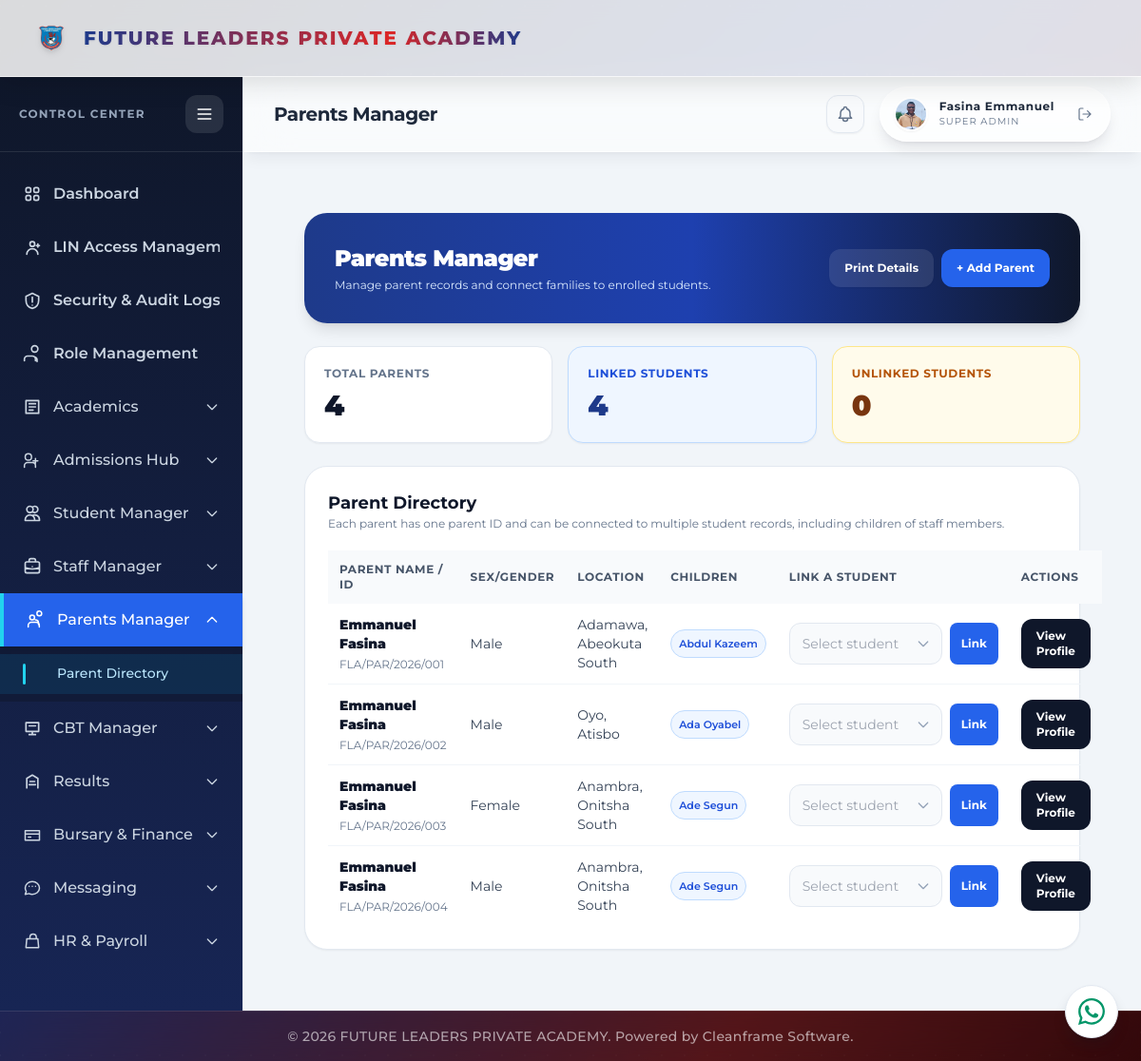
Screenshot of /parents/ (signed in) with the database file from the repository.
### portal/models.py (models this page shows, shortened)
class Parent(models.Model):
    SEX_CHOICES = [('Male', 'Male'), ('Female', 'Female')]
    MARITAL_STATUS_CHOICES = [
        ('Single', 'Single'),
        ('Married', 'Married'),
        ('Separated', 'Separated'),
        ('Divorced', 'Divorced'),
        ('Widowed', 'Widowed'),
    ]
    parent_id = models.CharField(max_length=100, unique=True, blank=True)
    name = models.CharField(max_length=120, blank=True)
    first_name = models.CharField(max_length=50, blank=True)
    last_name = models.CharField(max_length=50, blank=True)
    middle_name = models.CharField(max_length=50, blank=True)
    phone_number = models.CharField(max_length=100, unique=True)
    sex = models.CharField(max_length=100, choices=SEX_CHOICES)
    email = models.EmailField(blank=True, null=True)
    religion = models.CharField(max_length=100, blank=True, null=True)
    occupation = models.CharField(max_length=100, blank=True, null=True)
    marital_status = models.CharField(max_length=100, choices=MARITAL_STATUS_CHOICES)
    address = models.TextField()
    state = models.CharField(max_length=50)
    lga = models.CharField(max_length=80)
    status = models.CharField(max_length=100, choices=[('Active', 'Active'), ('Inactive', 'Inactive')], default='Inactive')
    user = models.OneToOneField(settings.AUTH_USER_MODEL, on_delete=models.SET_NULL, null=True, blank=True, related_name='parent_record')
    class Meta:
        ordering = ['name']
    def __str__(self):
        return ' '.join(part for part in [self.first_name, self.middle_name, self.last_name] if part).strip() or self.name
    @property
    def display_name(self):
        return str(self)

class Student(models.Model):
    SEX_CHOICES = [
        ('Male', 'Male'),
        ('Female', 'Female'),
    ]
    PROGRAM_CHOICES = [
        ('Kindergarten (KG)', 'Kindergarten (KG)'),
        ('Nursery (NUR)', 'Nursery (NUR)'),
        ('Primary (PRY)', 'Primary (PRY)'),
    ]
    RELIGION_CHOICES = [
        ('Christianity', 'Christianity'),
        ('Islam', 'Islam'),
        ('Other', 'Other'),
    ]
    STATUS_CHOICES = [
        ('Active', 'Active'),
        ('Student', 'Student'),
        ('Transferred', 'Transferred'),
        ('Expelled', 'Expelled'),
        ('Graduated', 'Graduated'),
    ]
    student_id = models.CharField(max_length=100, unique=True, blank=True)
    lin = models.CharField(max_length=50, unique=True, blank=True, null=True)
    is_lin_visible = models.BooleanField(default=False)
    first_name = models.CharField(max_length=50)
    last_name = models.CharField(max_length=50, verbose_name='Surname')
    other_name = models.CharField(max_length=50, blank=True, null=True)
    sex = models.CharField(max_length=100, choices=SEX_CHOICES)
    date_of_birth = models.DateField()
    state_of_origin = models.CharField(max_length=50)
    lga_of_origin = models.CharField(max_length=50)
    program = models.CharField(max_length=50, choices=PROGRAM_CHOICES)
    current_class = models.ForeignKey('ClassRoom', on_delete=models.SET_NULL, null=True, blank=True, related_name='students')
    passport = models.ImageField(upload_to='student_passports/', max_length=255, blank=True, null=True)
    physically_challenged = models.BooleanField(default=False)
    phone_number = models.CharField(max_length=100, blank=True, null=True)
    religion = models.CharField(max_length=100, choices=RELIGION_CHOICES, blank=True, null=True)
    email = models.EmailField(blank=True, null=True)
    status = models.CharField(max_length=100, choices=STATUS_CHOICES, default='Student')
    date_enrolled = models.DateField(auto_now_add=True)
    consecutive_absence_flag = models.BooleanField(default=False)
    teacher_comment = models.TextField(blank=True, default='')
    parent = models.ForeignKey('Parent', on_delete=models.SET_NULL, null=True, blank=True, related_name='children')
    user = models.OneToOneField(settings.AUTH_USER_MODEL, on_delete=models.SET_NULL, null=True, blank=True, related_name='student_record')

### portal/views.py (the view, shortened to what this page needs)
# urls.py: path('parents/', views.parents_view, name='parents'),
@login_required(login_url='login')
@registrar_required
def parents_view(request):
    parent_context = {
        'parents': Parent.objects.prefetch_related('children').all(),
        'students': Student.objects.filter(status='Student').select_related('parent').order_by('last_name', 'first_name'),
        'available_students': Student.objects.filter(status='Student', parent__isnull=True).order_by('last_name', 'first_name'),
        'linked_students': Student.objects.filter(status='Student', parent__isnull=False).count(),
        'unlinked_students': Student.objects.filter(status='Student', parent__isnull=True).count(),
        'marital_choices': Parent.MARITAL_STATUS_CHOICES,
        'sex_choices': Parent.SEX_CHOICES,
        'state_choices': ['Abia', 'Adamawa', 'Akwa Ibom', 'Anambra', 'Bauchi', 'Bayelsa', 'Benue', 'Borno', 'Cross River', 'Delta', 'Ebonyi', 'Edo', 'Ekiti', 'Enugu', 'FCT', 'Gombe', 'Imo', 'Jigawa', 'Kaduna', 'Kano', 'Katsina', 'Kebbi', 'Kogi', 'Kwara', 'Lagos', 'Nasarawa', 'Niger', 'Ogun', 'Ondo', 'Osun', 'Oyo', 'Plateau', 'Rivers', 'Sokoto', 'Taraba', 'Yobe', 'Zamfara'],
    }
    return render(request, 'portal/parents.html', parent_context)

### portal/context_processors.py (called while the page is built)
def _portal_name_parts(user):
    for relation_name in ('teacher_record', 'student_record', 'parent_record'):
        record = getattr(user, relation_name, None)
        if record:
            first_name = (getattr(record, 'first_name', '') or '').strip()
            last_name = (getattr(record, 'last_name', '') or '').strip()
            if first_name or last_name:
                return first_name, last_name
    return user.first_name.strip(), user.last_name.strip()

def _portal_picture_url(user):
    candidates = [
        getattr(getattr(user, 'account_profile', None), 'profile_picture', None),
        getattr(getattr(user, 'student_record', None), 'passport', None),
        getattr(getattr(user, 'teacher_record', None), 'passport', None),
    ]
    for picture in candidates:
        if picture:
            try:
                if picture.storage.exists(picture.name):
                    return picture.url
            except (OSError, ValueError):
                continue
    return ''

### portal/templates/portal/parents.html (shortened to what this page needs)
{% extends 'portal/base.html' %}
{% block page_title %}Parents Manager{% endblock %}
{% block content %}
<div class="animate-stage-1 min-h-full bg-slate-100 p-6 lg:p-8">
    <div class="animate-stage-2 mx-auto max-w-7xl space-y-6">
        <div class="flex flex-col justify-between gap-4 rounded-3xl bg-gradient-to-r from-blue-900 via-blue-800 to-slate-900 p-8 text-white shadow-lg sm:flex-row sm:items-center">
            <div><h1 class="text-2xl font-black tracking-tight">Parents Manager</h1><p class="mt-1 text-xs text-blue-100">Manage parent records and connect families to enrolled students.</p></div>
            <div class="parent-directory-actions flex gap-2"><button type="button" onclick="openPrintFilter()" class="inline-flex items-center gap-2 rounded-xl bg-white/10 px-4 py-3 text-xs font-bold text-white shadow-sm transition-transform duration-100 hover:bg-white/20 active:scale-95">Print Details</button><button type="button" onclick="openParentModal()" class="inline-flex items-center gap-2 rounded-xl bg-blue-600 px-4 py-3 text-xs font-bold text-white shadow-sm transition-transform duration-100 hover:bg-blue-500 active:scale-95">+ Add Parent</button></div>
        </div>
        <div class="grid grid-cols-1 gap-4 sm:grid-cols-3">
            <div class="rounded-2xl border border-slate-200 bg-white p-5 shadow-sm"><p class="text-xs font-bold uppercase tracking-wider text-slate-500">Total Parents</p><p class="mt-2 text-3xl font-black text-slate-900">{{ parents|length }}</p></div>
            <div class="rounded-2xl border border-blue-200 bg-blue-50 p-5 shadow-sm"><p class="text-xs font-bold uppercase tracking-wider text-blue-700">Linked Students</p><p class="mt-2 text-3xl font-black text-blue-900">{{ linked_students }}</p></div>
            <div class="rounded-2xl border border-amber-200 bg-amber-50 p-5 shadow-sm"><p class="text-xs font-bold uppercase tracking-wider text-amber-700">Unlinked Students</p><p class="mt-2 text-3xl font-black text-amber-900">{{ unlinked_students }}</p></div>
        </div>
        <div id="parent-directory-print" class="overflow-visible rounded-3xl border border-slate-200 bg-white p-6 shadow-sm">
            <div class="mb-5"><h2 class="text-lg font-bold text-slate-900">Parent Directory</h2><p class="text-xs text-slate-500">Each parent has one parent ID and can be connected to multiple student records, including children of staff members.</p></div>
            <div class="overflow-x-auto"><table class="w-full text-left text-sm"><thead><tr class="bg-slate-50 text-xs uppercase tracking-wider text-slate-600"><th class="p-3"></th><th class="p-3"></th><th class="p-3"></th><th class="p-3"></th><th class="p-3"></th><th class="p-3"></th></tr></thead><tbody class="divide-y divide-slate-100">{% for parent in parents %}<tr><td class="p-3 font-bold text-slate-900"><strong>{{ parent.first_name }} {{ parent.last_name }}</strong><span class="mt-1 block text-xs font-normal text-slate-500">{{ parent.parent_id }}</span></td><td class="p-3 text-slate-700">{{ parent.sex|default:'—' }}</td><td class="p-3 text-slate-700">{{ parent.state }}{% if parent.lga %}, {{ parent.lga }}{% endif %}</td><td class="p-3"><div class="flex max-w-sm flex-wrap gap-1">{% for child in parent.children.all %}<span class="rounded-full border border-blue-200 bg-blue-50 px-2 py-1 text-[11px] font-semibold text-blue-700">{{ child.first_name }} {{ child.last_name }}</span>{% empty %}<span class="text-xs italic text-slate-400">No linked students</span>{% endfor %}</div></td><td class="p-3"><form method="post" class="flex min-w-[220px] gap-2"><div class="relative custom-parent-select flex-1"></div><button type="submit" class="rounded-lg bg-blue-600 px-3 py-2 text-xs font-bold text-white transition-transform duration-100 hover:bg-blue-700 active:scale-95">Link</button></form></td><td class="p-3"><a href="{% url 'parent_profile' parent.pk %}" class="inline-flex rounded-xl bg-slate-900 px-4 py-2.5 text-xs font-bold text-white transition-transform duration-100 hover:bg-slate-800 active:scale-95">View Profile</a></td></tr>{% empty %}<tr><td colspan="6" class="p-12 text-center text-sm text-slate-500">No parent records yet. Add the first parent to begin linking families.</td></tr>{% endfor %}</tbody></table></div>
        </div>
    </div>
</div>
{% endblock %}

### portal/static/portal/css/global.css (style rules this page uses)
html, body, body *, button, input, select, textarea, optgroup { font-family: 'Montserrat' !important; }
html { font-synthesis: none; overflow-x: hidden; }
body { overflow-x: hidden; overflow-wrap: normal; }
:is(.rounded-full, .status-badge, .exam-status-badge, span[class*='rounded-lg']) { white-space: nowrap; overflow-wrap: normal; }

### portal/templates/portal/parents.html (style rules this page uses)
.animate-stage-1 { animation: assembleUp .6s cubic-bezier(.16,1,.3,1) .05s forwards; opacity: 0; }
.animate-stage-2 { animation: assembleUp .6s cubic-bezier(.16,1,.3,1) .15s forwards; opacity: 0; }
#parent-directory-print .overflow-x-auto { overflow: visible; }

### rows the page displays
Parent: first_name "Emmanuel", last_name "Fasina", parent_id "FLA/PAR/2026/001", sex "Male", state "Adamawa", lga "Abeokuta South"
Student: first_name "Abdul", last_name "Kazeem"
Parent: first_name "Emmanuel", last_name "Fasina", parent_id "FLA/PAR/2026/002", sex "Male", state "Oyo", lga "Atisbo"
Student: first_name "Ada", last_name "Oyabel"
Parent: first_name "Emmanuel", last_name "Fasina", parent_id "FLA/PAR/2026/003", sex "Female", state "Anambra", lga "Onitsha South"
Student: first_name "Ade", last_name "Segun"
Parent: first_name "Emmanuel", last_name "Fasina", parent_id "FLA/PAR/2026/004", sex "Male", state "Anambra", lga "Onitsha South"
Student: first_name "Ade", last_name "Segun"

### other values shown
{{ portal_display_name }} "Fasina Emmanuel"
{{ parents|length }} "4"
{{ linked_students }} "4"
{{ unlinked_students }} "0"
